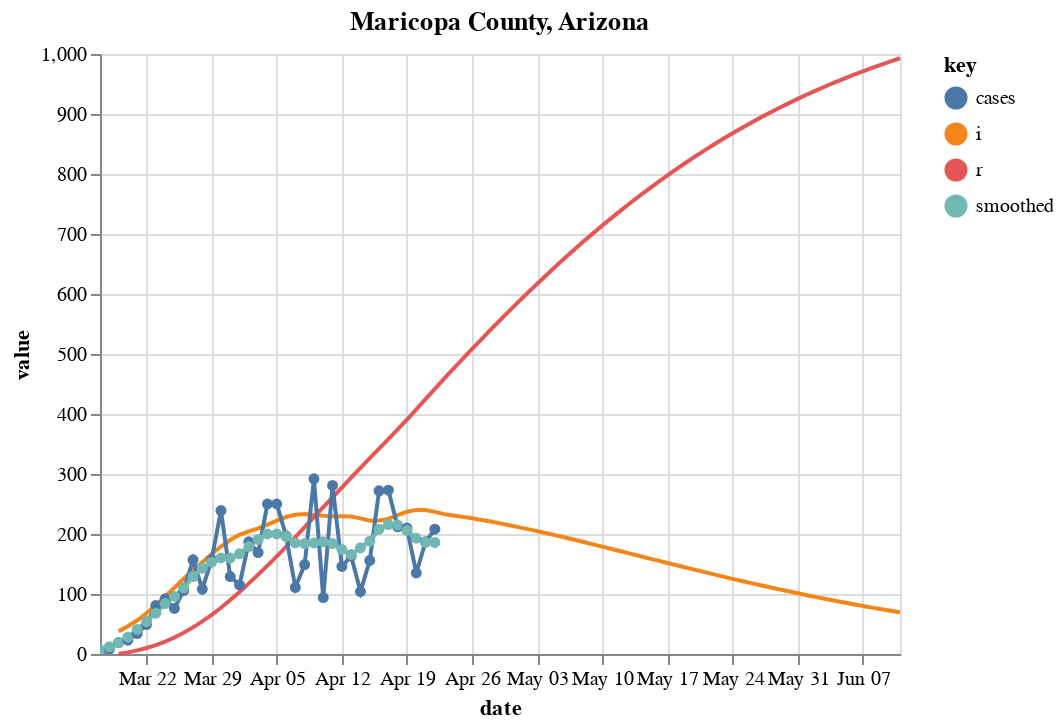

This figure's notebook cell:
### Code cell
fm = "prd_ets"
c = [county_state("Maricopa", "Arizona")]
sir_df = county_sir(c, horizon=50, forecast_method=fm, fudge_factor=2)

# Plot forecast
fig, axes = plt.subplots(nrows=1, ncols=1, figsize=(1200/72,400/72))
fig.set_facecolor('w')
plot_rt_fc(sir_df, axes, c, forecast_method=fm)
plot_actuals_sir(sir_df, str(c[0].county + " County, " + c[0].state))

### Figure 1 — Vega-Lite specification as saved in the notebook (floating-point values rounded to 4 significant figures)
{"config": {"view": {"continuousWidth": 400, "continuousHeight": 300}}, "layer": [{"mark": "line", "encoding": {"color": {"type": "nominal", "field": "key"}, "x": {"type": "temporal", "field": "date"}, "y": {"type": "quantitative", "field": "value"}}, "title": "Maricopa County, Arizona", "transform": [{"fold": ["i", "r"]}]}, {"mark": {"type": "line", "clip": true, "point": true}, "encoding": {"color": {"type": "nominal", "field": "key"}, "x": {"type": "temporal", "field": "date"}, "y": {"type": "quantitative", "field": "value"}}, "title": "Maricopa County, Arizona", "transform": [{"fold": ["cases", "smoothed"]}]}], "data": {"name": "data-83bf0827554e8de1c4bc9422c0d346d3"}, "$schema": "https://vega.github.io/schema/vega-lite/v4.8.1.json", "datasets": {"data-83bf0827554e8de1c4bc9422c0d346d3": [{"date_str": "2020-03-17", "ML": 3.0, "Low_75": 1.3, "High_75": 5.44, "cases": 2.0, "smoothed": 7.0, "date": "2020-03-17T00:00:00", "fcst": 0.0, "prd_lin": 3.111, "prd_spln": 13.21, "prd_ets": null, "prd_loess": 4.665, "s": null, "i": null, "r": null, "b": null}, {"date_str": "2020-03-18", "ML": 3.84, "Low_75": 2.23, "High_75": 5.58, "cases": 8.0, "smoothed": 12.0, "date": "2020-03-18T00:00:00", "fcst": 0.0, "prd_lin": 3.035, "prd_spln": 7.966, "prd_ets": null, "prd_loess": 4.377, "s": null, "i": null, "r": null, "b": null}, {"date_str": "2020-03-19", "ML": 4.03, "Low_75": 2.72, "High_75": 5.27, "cases": 19.0, "smoothed": 19.0, "date": "2020-03-19T00:00:00", "fcst": 0.0, "prd_lin": 2.958, "prd_spln": 5.847, "prd_ets": null, "prd_loess": 4.101, "s": 71850.0, "i": 38.0, "r": 0.0, "b": 4.006e-06}, {"date_str": "2020-03-20", "ML": 3.89, "Low_75": 2.85, "High_75": 4.83, "cases": 23.0, "smoothed": 28.0, "date": "2020-03-20T00:00:00", "fcst": 0.0, "prd_lin": 2.882, "prd_spln": 4.655, "prd_ets": 3.876, "prd_loess": 3.835, "s": 71840.0, "i": 46.22, "r": 2.714, "b": 4.006e-06}, {"date_str": "2020-03-21", "ML": 3.8, "Low_75": 2.92, "High_75": 4.52, "cases": 34.0, "smoothed": 41.0, "date": "2020-03-21T00:00:00", "fcst": 0.0, "prd_lin": 2.805, "prd_spln": 3.877, "prd_ets": 3.746, "prd_loess": 3.581, "s": 71820.0, "i": 56.23, "r": 6.016, "b": 3.868e-06}, {"date_str": "2020-03-22", "ML": 3.46, "Low_75": 2.76, "High_75": 4.09, "cases": 49.0, "smoothed": 54.0, "date": "2020-03-22T00:00:00", "fcst": 0.0, "prd_lin": 2.729, "prd_spln": 3.33, "prd_ets": 3.723, "prd_loess": 3.339, "s": 71810.0, "i": 67.83, "r": 10.03, "b": 3.779e-06}, {"date_str": "2020-03-23", "ML": 3.15, "Low_75": 2.51, "High_75": 3.67, "cases": 81.0, "smoothed": 68.0, "date": "2020-03-23T00:00:00", "fcst": 0.0, "prd_lin": 2.653, "prd_spln": 2.923, "prd_ets": 3.177, "prd_loess": 3.107, "s": 71790.0, "i": 81.39, "r": 14.88, "b": 3.442e-06}, {"date_str": "2020-03-24", "ML": 2.91, "Low_75": 2.33, "High_75": 3.37, "cases": 92.0, "smoothed": 84.0, "date": "2020-03-24T00:00:00", "fcst": 0.0, "prd_lin": 2.576, "prd_spln": 2.611, "prd_ets": 2.887, "prd_loess": 2.887, "s": 71770.0, "i": 95.69, "r": 20.69, "b": 3.134e-06}, {"date_str": "2020-03-25", "ML": 2.56, "Low_75": 2.02, "High_75": 2.98, "cases": 76.0, "smoothed": 96.0, "date": "2020-03-25T00:00:00", "fcst": 0.0, "prd_lin": 2.5, "prd_spln": 2.364, "prd_ets": 2.706, "prd_loess": 2.679, "s": 71750.0, "i": 110.4, "r": 27.53, "b": 2.896e-06}, {"date_str": "2020-03-26", "ML": 2.35, "Low_75": 1.85, "High_75": 2.75, "cases": 106.0, "smoothed": 110.0, "date": "2020-03-26T00:00:00", "fcst": 0.0, "prd_lin": 2.423, "prd_spln": 2.163, "prd_ets": 2.266, "prd_loess": 2.481, "s": 71730.0, "i": 125.4, "r": 35.41, "b": 2.549e-06}, {"date_str": "2020-03-27", "ML": 2.26, "Low_75": 1.81, "High_75": 2.66, "cases": 157.0, "smoothed": 129.0, "date": "2020-03-27T00:00:00", "fcst": 0.0, "prd_lin": 2.347, "prd_spln": 1.998, "prd_ets": 2.17, "prd_loess": 2.296, "s": 71700.0, "i": 139.4, "r": 44.37, "b": 2.34e-06}, {"date_str": "2020-03-28", "ML": 2.06, "Low_75": 1.59, "High_75": 2.41, "cases": 108.0, "smoothed": 143.0, "date": "2020-03-28T00:00:00", "fcst": 0.0, "prd_lin": 2.27, "prd_spln": 1.86, "prd_ets": 2.182, "prd_loess": 2.121, "s": 71680.0, "i": 152.8, "r": 54.33, "b": 2.251e-06}, {"date_str": "2020-03-29", "ML": 1.84, "Low_75": 1.4, "High_75": 2.19, "cases": 157.0, "smoothed": 153.0, "date": "2020-03-29T00:00:00", "fcst": 0.0, "prd_lin": 2.194, "prd_spln": 1.743, "prd_ets": 1.893, "prd_loess": 1.958, "s": 71660.0, "i": 166.6, "r": 65.24, "b": 2.053e-06}, {"date_str": "2020-03-30", "ML": 1.64, "Low_75": 1.23, "High_75": 2.0, "cases": 239.0, "smoothed": 160.0, "date": "2020-03-30T00:00:00", "fcst": 0.0, "prd_lin": 2.117, "prd_spln": 1.643, "prd_ets": 1.654, "prd_loess": 1.807, "s": 71630.0, "i": 179.2, "r": 77.14, "b": 1.834e-06}, {"date_str": "2020-03-31", "ML": 1.4, "Low_75": 1.01, "High_75": 1.77, "cases": 129.0, "smoothed": 160.0, "date": "2020-03-31T00:00:00", "fcst": 0.0, "prd_lin": 2.041, "prd_spln": 1.556, "prd_ets": 1.471, "prd_loess": 1.667, "s": 71610.0, "i": 189.9, "r": 89.94, "b": 1.635e-06}, {"date_str": "2020-04-01", "ML": 1.36, "Low_75": 0.95, "High_75": 1.71, "cases": 115.0, "smoothed": 167.0, "date": "2020-04-01T00:00:00", "fcst": 0.0, "prd_lin": 1.964, "prd_spln": 1.481, "prd_ets": 1.198, "prd_loess": 1.539, "s": 71580.0, "i": 198.6, "r": 103.5, "b": 1.397e-06}, {"date_str": "2020-04-02", "ML": 1.41, "Low_75": 1.0, "High_75": 1.75, "cases": 187.0, "smoothed": 179.0, "date": "2020-04-02T00:00:00", "fcst": 0.0, "prd_lin": 1.888, "prd_spln": 1.415, "prd_ets": 1.323, "prd_loess": 1.422, "s": 71570.0, "i": 204.3, "r": 117.7, "b": 1.357e-06}, {"date_str": "2020-04-03", "ML": 1.43, "Low_75": 1.01, "High_75": 1.75, "cases": 169.0, "smoothed": 191.0, "date": "2020-04-03T00:00:00", "fcst": 0.0, "prd_lin": 1.811, "prd_spln": 1.357, "prd_ets": 1.451, "prd_loess": 1.318, "s": 71550.0, "i": 209.5, "r": 132.3, "b": 1.407e-06}, {"date_str": "2020-04-04", "ML": 1.38, "Low_75": 0.97, "High_75": 1.7, "cases": 250.0, "smoothed": 200.0, "date": "2020-04-04T00:00:00", "fcst": 0.0, "prd_lin": 1.735, "prd_spln": 1.306, "prd_ets": 1.447, "prd_loess": 1.227, "s": 71520.0, "i": 215.6, "r": 147.2, "b": 1.428e-06}, {"date_str": "2020-04-05", "ML": 1.23, "Low_75": 0.82, "High_75": 1.54, "cases": 250.0, "smoothed": 200.0, "date": "2020-04-05T00:00:00", "fcst": 0.0, "prd_lin": 1.658, "prd_spln": 1.26, "prd_ets": 1.339, "prd_loess": 1.15, "s": 71500.0, "i": 222.3, "r": 162.7, "b": 1.378e-06}, {"date_str": "2020-04-06", "ML": 1.08, "Low_75": 0.68, "High_75": 1.4, "cases": 197.0, "smoothed": 196.0, "date": "2020-04-06T00:00:00", "fcst": 0.0, "prd_lin": 1.582, "prd_spln": 1.22, "prd_ets": 1.105, "prd_loess": 1.09, "s": 71480.0, "i": 228.3, "r": 178.5, "b": 1.229e-06}, {"date_str": "2020-04-07", "ML": 0.9, "Low_75": 0.48, "High_75": 1.21, "cases": 111.0, "smoothed": 185.0, "date": "2020-04-07T00:00:00", "fcst": 0.0, "prd_lin": 1.505, "prd_spln": 1.184, "prd_ets": 0.9532, "prd_loess": 1.038, "s": 71460.0, "i": 232.0, "r": 194.8, "b": 1.079e-06}, {"date_str": "2020-04-08", "ML": 0.92, "Low_75": 0.5, "High_75": 1.24, "cases": 149.0, "smoothed": 184.0, "date": "2020-04-08T00:00:00", "fcst": 0.0, "prd_lin": 1.429, "prd_spln": 1.151, "prd_ets": 0.7483, "prd_loess": 0.9923, "s": 71440.0, "i": 233.4, "r": 211.4, "b": 8.996e-07}, {"date_str": "2020-04-09", "ML": 0.96, "Low_75": 0.55, "High_75": 1.29, "cases": 292.0, "smoothed": 185.0, "date": "2020-04-09T00:00:00", "fcst": 0.0, "prd_lin": 1.352, "prd_spln": 1.121, "prd_ets": 0.9336, "prd_loess": 0.9526, "s": 71430.0, "i": 231.7, "r": 228.1, "b": 9.198e-07}, {"date_str": "2020-04-10", "ML": 1.0, "Low_75": 0.59, "High_75": 1.33, "cases": 94.0, "smoothed": 187.0, "date": "2020-04-10T00:00:00", "fcst": 0.0, "prd_lin": 1.276, "prd_spln": 1.094, "prd_ets": 0.9934, "prd_loess": 0.9201, "s": 71410.0, "i": 230.4, "r": 244.6, "b": 9.6e-07}, {"date_str": "2020-04-11", "ML": 0.96, "Low_75": 0.55, "High_75": 1.29, "cases": 281.0, "smoothed": 184.0, "date": "2020-04-11T00:00:00", "fcst": 0.0, "prd_lin": 1.199, "prd_spln": 1.069, "prd_ets": 1.034, "prd_loess": 0.8953, "s": 71400.0, "i": 229.7, "r": 261.1, "b": 1e-06}, {"date_str": "2020-04-12", "ML": 0.82, "Low_75": 0.43, "High_75": 1.17, "cases": 146.0, "smoothed": 174.0, "date": "2020-04-12T00:00:00", "fcst": 0.0, "prd_lin": 1.123, "prd_spln": 1.046, "prd_ets": 0.9275, "prd_loess": 0.8787, "s": 71380.0, "i": 229.7, "r": 277.5, "b": 9.604e-07}, {"date_str": "2020-04-13", "ML": 0.76, "Low_75": 0.35, "High_75": 1.1, "cases": 163.0, "smoothed": 166.0, "date": "2020-04-13T00:00:00", "fcst": 0.0, "prd_lin": 1.046, "prd_spln": 1.024, "prd_ets": 0.7033, "prd_loess": 0.8704, "s": 71360.0, "i": 229.0, "r": 293.9, "b": 8.206e-07}, {"date_str": "2020-04-14", "ML": 1.02, "Low_75": 0.61, "High_75": 1.37, "cases": 104.0, "smoothed": 177.0, "date": "2020-04-14T00:00:00", "fcst": 0.0, "prd_lin": 0.9699, "prd_spln": 1.004, "prd_ets": 0.708, "prd_loess": 0.8709, "s": 71350.0, "i": 226.1, "r": 310.3, "b": 7.607e-07}, {"date_str": "2020-04-15", "ML": 1.17, "Low_75": 0.76, "High_75": 1.51, "cases": 156.0, "smoothed": 188.0, "date": "2020-04-15T00:00:00", "fcst": 0.0, "prd_lin": 0.8934, "prd_spln": 0.9849, "prd_ets": 1.234, "prd_loess": 0.8801, "s": 71340.0, "i": 222.2, "r": 326.4, "b": 1.021e-06}, {"date_str": "2020-04-16", "ML": 1.39, "Low_75": 0.98, "High_75": 1.71, "cases": 272.0, "smoothed": 208.0, "date": "2020-04-16T00:00:00", "fcst": 0.0, "prd_lin": 0.8169, "prd_spln": 0.967, "prd_ets": 1.299, "prd_loess": 0.8982, "s": 71320.0, "i": 222.5, "r": 342.3, "b": 1.171e-06}, {"date_str": "2020-04-17", "ML": 1.34, "Low_75": 0.95, "High_75": 1.66, "cases": 273.0, "smoothed": 216.0, "date": "2020-04-17T00:00:00", "fcst": 0.0, "prd_lin": 0.7404, "prd_spln": 0.9501, "prd_ets": 1.575, "prd_loess": 0.9252, "s": 71300.0, "i": 225.2, "r": 358.2, "b": 1.392e-06}, {"date_str": "2020-04-18", "ML": 1.18, "Low_75": 0.81, "High_75": 1.51, "cases": 212.0, "smoothed": 215.0, "date": "2020-04-18T00:00:00", "fcst": 0.0, "prd_lin": 0.664, "prd_spln": 0.9339, "prd_ets": 1.302, "prd_loess": 0.9611, "s": 71280.0, "i": 231.5, "r": 374.3, "b": 1.342e-06}, {"date_str": "2020-04-19", "ML": 0.99, "Low_75": 0.63, "High_75": 1.33, "cases": 210.0, "smoothed": 206.0, "date": "2020-04-19T00:00:00", "fcst": 0.0, "prd_lin": 0.5875, "prd_spln": 0.9186, "prd_ets": 1.047, "prd_loess": 1.006, "s": 71260.0, "i": 237.1, "r": 390.8, "b": 1.182e-06}, {"date_str": "2020-04-20", "ML": 0.82, "Low_75": 0.44, "High_75": 1.15, "cases": 135.0, "smoothed": 193.0, "date": "2020-04-20T00:00:00", "fcst": 0.0, "prd_lin": 0.511, "prd_spln": 0.9038, "prd_ets": 0.8299, "prd_loess": 1.06, "s": 71240.0, "i": 240.1, "r": 407.7, "b": 9.924e-07}, {"date_str": "2020-04-21", "ML": 0.78, "Low_75": 0.37, "High_75": 1.1, "cases": 187.0, "smoothed": 186.0, "date": "2020-04-21T00:00:00", "fcst": 0.0, "prd_lin": 0.4345, "prd_spln": 0.8896, "prd_ets": 0.676, "prd_loess": 1.122, "s": 71220.0, "i": 240.0, "r": 424.9, "b": 8.222e-07}, {"date_str": "2020-04-22", "ML": 0.86, "Low_75": 0.45, "High_75": 1.19, "cases": 208.0, "smoothed": 186.0, "date": "2020-04-22T00:00:00", "fcst": 0.0, "prd_lin": 0.197, "prd_spln": 0.876, "prd_ets": 0.744, "prd_loess": 1.193, "s": 71210.0, "i": 236.9, "r": 442.0, "b": 7.823e-07}, {"date_str": "2020-04-23", "ML": null, "Low_75": null, "High_75": null, "cases": null, "smoothed": null, "date": "2020-04-23T00:00:00", "fcst": 1.0, "prd_lin": 0.1799, "prd_spln": 0.8628, "prd_ets": 0.9256, "prd_loess": 1.273, "s": 71190.0, "i": 233.2, "r": 458.9, "b": 8.627e-07}, {"date_str": "2020-04-24", "ML": null, "Low_75": null, "High_75": null, "cases": null, "smoothed": null, "date": "2020-04-24T00:00:00", "fcst": 1.0, "prd_lin": 0.163, "prd_spln": 0.85, "prd_ets": 0.9813, "prd_loess": 1.362, "s": 71180.0, "i": 230.8, "r": 475.6, "b": 8.656e-07}, {"date_str": "2020-04-25", "ML": null, "Low_75": null, "High_75": null, "cases": null, "smoothed": null, "date": "2020-04-25T00:00:00", "fcst": 1.0, "prd_lin": 0.1462, "prd_spln": 0.8377, "prd_ets": 1.028, "prd_loess": 1.459, "s": 71170.0, "i": 228.6, "r": 492.1, "b": 8.53e-07}, {"date_str": "2020-04-26", "ML": null, "Low_75": null, "High_75": null, "cases": null, "smoothed": null, "date": "2020-04-26T00:00:00", "fcst": 1.0, "prd_lin": 0.1297, "prd_spln": 0.8257, "prd_ets": 1.069, "prd_loess": 1.565, "s": 71150.0, "i": 226.1, "r": 508.4, "b": 8.408e-07}, {"date_str": "2020-04-27", "ML": null, "Low_75": null, "High_75": null, "cases": null, "smoothed": null, "date": "2020-04-27T00:00:00", "fcst": 1.0, "prd_lin": 0.1136, "prd_spln": 0.8141, "prd_ets": 1.103, "prd_loess": 1.68, "s": 71140.0, "i": 223.5, "r": 524.6, "b": 8.289e-07}, {"date_str": "2020-04-28", "ML": null, "Low_75": null, "High_75": null, "cases": null, "smoothed": null, "date": "2020-04-28T00:00:00", "fcst": 1.0, "prd_lin": 0.09792, "prd_spln": 0.8028, "prd_ets": 1.131, "prd_loess": 1.804, "s": 71130.0, "i": 220.7, "r": 540.5, "b": 8.174e-07}, {"date_str": "2020-04-29", "ML": null, "Low_75": null, "High_75": null, "cases": null, "smoothed": null, "date": "2020-04-29T00:00:00", "fcst": 1.0, "prd_lin": 0.08283, "prd_spln": 0.7919, "prd_ets": 1.156, "prd_loess": 1.937, "s": 71110.0, "i": 217.8, "r": 556.3, "b": 8.062e-07}, {"date_str": "2020-04-30", "ML": null, "Low_75": null, "High_75": null, "cases": null, "smoothed": null, "date": "2020-04-30T00:00:00", "fcst": 1.0, "prd_lin": 0.06838, "prd_spln": 0.7813, "prd_ets": 1.177, "prd_loess": 2.079, "s": 71100.0, "i": 214.7, "r": 571.8, "b": 7.954e-07}, {"date_str": "2020-05-01", "ML": null, "Low_75": null, "High_75": null, "cases": null, "smoothed": null, "date": "2020-05-01T00:00:00", "fcst": 1.0, "prd_lin": 0.05468, "prd_spln": 0.7709, "prd_ets": 1.194, "prd_loess": 2.229, "s": 71090.0, "i": 211.5, "r": 587.2, "b": 7.849e-07}, {"date_str": "2020-05-02", "ML": null, "Low_75": null, "High_75": null, "cases": null, "smoothed": null, "date": "2020-05-02T00:00:00", "fcst": 1.0, "prd_lin": 0.04182, "prd_spln": 0.7609, "prd_ets": 1.209, "prd_loess": 2.389, "s": 71080.0, "i": 208.2, "r": 602.3, "b": 7.746e-07}, {"date_str": "2020-05-03", "ML": null, "Low_75": null, "High_75": null, "cases": null, "smoothed": null, "date": "2020-05-03T00:00:00", "fcst": 1.0, "prd_lin": 0.02989, "prd_spln": 0.7511, "prd_ets": 1.222, "prd_loess": 2.557, "s": 71070.0, "i": 204.8, "r": 617.2, "b": 7.647e-07}, {"date_str": "2020-05-04", "ML": null, "Low_75": null, "High_75": null, "cases": null, "smoothed": null, "date": "2020-05-04T00:00:00", "fcst": 1.0, "prd_lin": 0.01898, "prd_spln": 0.7416, "prd_ets": 1.233, "prd_loess": 2.735, "s": 71050.0, "i": 201.3, "r": 631.8, "b": 7.549e-07}, {"date_str": "2020-05-05", "ML": null, "Low_75": null, "High_75": null, "cases": null, "smoothed": null, "date": "2020-05-05T00:00:00", "fcst": 1.0, "prd_lin": 0.009191, "prd_spln": 0.7323, "prd_ets": 1.242, "prd_loess": 2.921, "s": 71040.0, "i": 197.7, "r": 646.2, "b": 7.455e-07}, {"date_str": "2020-05-06", "ML": null, "Low_75": null, "High_75": null, "cases": null, "smoothed": null, "date": "2020-05-06T00:00:00", "fcst": 1.0, "prd_lin": 0.0006119, "prd_spln": 0.7232, "prd_ets": 1.25, "prd_loess": 3.117, "s": 71030.0, "i": 194.1, "r": 660.3, "b": 7.363e-07}, {"date_str": "2020-05-07", "ML": null, "Low_75": null, "High_75": null, "cases": null, "smoothed": null, "date": "2020-05-07T00:00:00", "fcst": 1.0, "prd_lin": -0.006663, "prd_spln": 0.7144, "prd_ets": 1.256, "prd_loess": 3.322, "s": 71020.0, "i": 190.3, "r": 674.1, "b": 7.273e-07}, {"date_str": "2020-05-08", "ML": null, "Low_75": null, "High_75": null, "cases": null, "smoothed": null, "date": "2020-05-08T00:00:00", "fcst": 1.0, "prd_lin": -0.01254, "prd_spln": 0.7058, "prd_ets": 1.262, "prd_loess": 3.536, "s": 71010.0, "i": 186.6, "r": 687.7, "b": 7.185e-07}, {"date_str": "2020-05-09", "ML": null, "Low_75": null, "High_75": null, "cases": null, "smoothed": null, "date": "2020-05-09T00:00:00", "fcst": 1.0, "prd_lin": -0.01693, "prd_spln": 0.6974, "prd_ets": 1.266, "prd_loess": 3.759, "s": 71000.0, "i": 182.8, "r": 701.1, "b": 7.099e-07}, {"date_str": "2020-05-10", "ML": null, "Low_75": null, "High_75": null, "cases": null, "smoothed": null, "date": "2020-05-10T00:00:00", "fcst": 1.0, "prd_lin": -0.01983, "prd_spln": 0.6891, "prd_ets": 1.27, "prd_loess": 3.991, "s": 70990.0, "i": 178.9, "r": 714.1, "b": 7.015e-07}, {"date_str": "2020-05-11", "ML": null, "Low_75": null, "High_75": null, "cases": null, "smoothed": null, "date": "2020-05-11T00:00:00", "fcst": 1.0, "prd_lin": -0.02136, "prd_spln": 0.6811, "prd_ets": 1.274, "prd_loess": 4.233, "s": 70990.0, "i": 175.1, "r": 726.9, "b": 6.934e-07}, {"date_str": "2020-05-12", "ML": null, "Low_75": null, "High_75": null, "cases": null, "smoothed": null, "date": "2020-05-12T00:00:00", "fcst": 1.0, "prd_lin": -0.02166, "prd_spln": 0.6732, "prd_ets": 1.277, "prd_loess": 4.484, "s": 70980.0, "i": 171.2, "r": 739.4, "b": 6.854e-07}, {"date_str": "2020-05-13", "ML": null, "Low_75": null, "High_75": null, "cases": null, "smoothed": null, "date": "2020-05-13T00:00:00", "fcst": 1.0, "prd_lin": -0.02088, "prd_spln": 0.6656, "prd_ets": 1.279, "prd_loess": 4.744, "s": 70970.0, "i": 167.3, "r": 751.6, "b": 6.775e-07}, {"date_str": "2020-05-14", "ML": null, "Low_75": null, "High_75": null, "cases": null, "smoothed": null, "date": "2020-05-14T00:00:00", "fcst": 1.0, "prd_lin": -0.01915, "prd_spln": 0.658, "prd_ets": 1.281, "prd_loess": 5.013, "s": 70960.0, "i": 163.4, "r": 763.6, "b": 6.699e-07}, {"date_str": "2020-05-15", "ML": null, "Low_75": null, "High_75": null, "cases": null, "smoothed": null, "date": "2020-05-15T00:00:00", "fcst": 1.0, "prd_lin": -0.01662, "prd_spln": 0.6507, "prd_ets": 1.283, "prd_loess": 5.292, "s": 70950.0, "i": 159.5, "r": 775.2, "b": 6.624e-07}, {"date_str": "2020-05-16", "ML": null, "Low_75": null, "High_75": null, "cases": null, "smoothed": null, "date": "2020-05-16T00:00:00", "fcst": 1.0, "prd_lin": -0.01341, "prd_spln": 0.6435, "prd_ets": 1.285, "prd_loess": 5.58, "s": 70940.0, "i": 155.6, "r": 786.6, "b": 6.55e-07}, {"date_str": "2020-05-17", "ML": null, "Low_75": null, "High_75": null, "cases": null, "smoothed": null, "date": "2020-05-17T00:00:00", "fcst": 1.0, "prd_lin": -0.009678, "prd_spln": 0.6364, "prd_ets": 1.286, "prd_loess": 5.877, "s": 70940.0, "i": 151.7, "r": 797.8, "b": 6.479e-07}, {"date_str": "2020-05-18", "ML": null, "Low_75": null, "High_75": null, "cases": null, "smoothed": null, "date": "2020-05-18T00:00:00", "fcst": 1.0, "prd_lin": -0.005557, "prd_spln": 0.6295, "prd_ets": 1.287, "prd_loess": 6.184, "s": 70930.0, "i": 147.8, "r": 808.6, "b": 6.408e-07}, {"date_str": "2020-05-19", "ML": null, "Low_75": null, "High_75": null, "cases": null, "smoothed": null, "date": "2020-05-19T00:00:00", "fcst": 1.0, "prd_lin": -0.001187, "prd_spln": 0.6227, "prd_ets": 1.288, "prd_loess": 6.5, "s": 70920.0, "i": 144.0, "r": 819.1, "b": 6.339e-07}, {"date_str": "2020-05-20", "ML": null, "Low_75": null, "High_75": null, "cases": null, "smoothed": null, "date": "2020-05-20T00:00:00", "fcst": 1.0, "prd_lin": 0.003293, "prd_spln": 0.6161, "prd_ets": 1.289, "prd_loess": 6.826, "s": 70920.0, "i": 140.2, "r": 829.4, "b": 6.272e-07}, {"date_str": "2020-05-21", "ML": null, "Low_75": null, "High_75": null, "cases": null, "smoothed": null, "date": "2020-05-21T00:00:00", "fcst": 1.0, "prd_lin": 0.007743, "prd_spln": 0.6096, "prd_ets": 1.289, "prd_loess": 7.161, "s": 70910.0, "i": 136.4, "r": 839.4, "b": 6.205e-07}, {"date_str": "2020-05-22", "ML": null, "Low_75": null, "High_75": null, "cases": null, "smoothed": null, "date": "2020-05-22T00:00:00", "fcst": 1.0, "prd_lin": 0.01202, "prd_spln": 0.6032, "prd_ets": 1.29, "prd_loess": 7.506, "s": 70910.0, "i": 132.7, "r": 849.2, "b": 6.14e-07}, {"date_str": "2020-05-23", "ML": null, "Low_75": null, "High_75": null, "cases": null, "smoothed": null, "date": "2020-05-23T00:00:00", "fcst": 1.0, "prd_lin": 0.01599, "prd_spln": 0.5969, "prd_ets": 1.29, "prd_loess": 7.86, "s": 70900.0, "i": 129.0, "r": 858.7, "b": 6.076e-07}, {"date_str": "2020-05-24", "ML": null, "Low_75": null, "High_75": null, "cases": null, "smoothed": null, "date": "2020-05-24T00:00:00", "fcst": 1.0, "prd_lin": 0.01952, "prd_spln": 0.5907, "prd_ets": 1.291, "prd_loess": 8.223, "s": 70890.0, "i": 125.3, "r": 867.9, "b": 6.013e-07}, {"date_str": "2020-05-25", "ML": null, "Low_75": null, "High_75": null, "cases": null, "smoothed": null, "date": "2020-05-25T00:00:00", "fcst": 1.0, "prd_lin": 0.02245, "prd_spln": 0.5847, "prd_ets": 1.291, "prd_loess": 8.596, "s": 70890.0, "i": 121.7, "r": 876.8, "b": 5.952e-07}, {"date_str": "2020-05-26", "ML": null, "Low_75": null, "High_75": null, "cases": null, "smoothed": null, "date": "2020-05-26T00:00:00", "fcst": 1.0, "prd_lin": 0.02467, "prd_spln": 0.5788, "prd_ets": 1.291, "prd_loess": 8.979, "s": 70880.0, "i": 118.1, "r": 885.5, "b": 5.891e-07}, {"date_str": "2020-05-27", "ML": null, "Low_75": null, "High_75": null, "cases": null, "smoothed": null, "date": "2020-05-27T00:00:00", "fcst": 1.0, "prd_lin": 0.02614, "prd_spln": 0.5729, "prd_ets": 1.292, "prd_loess": 9.371, "s": 70880.0, "i": 114.6, "r": 893.9, "b": 5.832e-07}, {"date_str": "2020-05-28", "ML": null, "Low_75": null, "High_75": null, "cases": null, "smoothed": null, "date": "2020-05-28T00:00:00", "fcst": 1.0, "prd_lin": 0.02691, "prd_spln": 0.5672, "prd_ets": 1.292, "prd_loess": 9.773, "s": 70870.0, "i": 111.2, "r": 902.1, "b": 5.774e-07}, {"date_str": "2020-05-29", "ML": null, "Low_75": null, "High_75": null, "cases": null, "smoothed": null, "date": "2020-05-29T00:00:00", "fcst": 1.0, "prd_lin": 0.02704, "prd_spln": 0.5616, "prd_ets": 1.292, "prd_loess": 10.18, "s": 70870.0, "i": 107.8, "r": 910.1, "b": 5.716e-07}, {"date_str": "2020-05-30", "ML": null, "Low_75": null, "High_75": null, "cases": null, "smoothed": null, "date": "2020-05-30T00:00:00", "fcst": 1.0, "prd_lin": 0.02656, "prd_spln": 0.556, "prd_ets": 1.292, "prd_loess": 10.6, "s": 70860.0, "i": 104.5, "r": 917.8, "b": 5.66e-07}, {"date_str": "2020-05-31", "ML": null, "Low_75": null, "High_75": null, "cases": null, "smoothed": null, "date": "2020-05-31T00:00:00", "fcst": 1.0, "prd_lin": 0.02552, "prd_spln": 0.5506, "prd_ets": 1.292, "prd_loess": 11.04, "s": 70860.0, "i": 101.2, "r": 925.2, "b": 5.604e-07}, {"date_str": "2020-06-01", "ML": null, "Low_75": null, "High_75": null, "cases": null, "smoothed": null, "date": "2020-06-01T00:00:00", "fcst": 1.0, "prd_lin": 0.02397, "prd_spln": 0.5452, "prd_ets": 1.292, "prd_loess": 11.48, "s": 70860.0, "i": 97.97, "r": 932.5, "b": 5.55e-07}, {"date_str": "2020-06-02", "ML": null, "Low_75": null, "High_75": null, "cases": null, "smoothed": null, "date": "2020-06-02T00:00:00", "fcst": 1.0, "prd_lin": 0.02196, "prd_spln": 0.5399, "prd_ets": 1.292, "prd_loess": 11.92, "s": 70850.0, "i": 94.83, "r": 939.5, "b": 5.496e-07}, {"date_str": "2020-06-03", "ML": null, "Low_75": null, "High_75": null, "cases": null, "smoothed": null, "date": "2020-06-03T00:00:00", "fcst": 1.0, "prd_lin": 0.01953, "prd_spln": 0.5348, "prd_ets": 1.293, "prd_loess": 12.38, "s": 70850.0, "i": 91.75, "r": 946.2, "b": 5.443e-07}, {"date_str": "2020-06-04", "ML": null, "Low_75": null, "High_75": null, "cases": null, "smoothed": null, "date": "2020-06-04T00:00:00", "fcst": 1.0, "prd_lin": 0.01673, "prd_spln": 0.5297, "prd_ets": 1.293, "prd_loess": 12.85, "s": 70850.0, "i": 88.73, "r": 952.8, "b": 5.391e-07}, {"date_str": "2020-06-05", "ML": null, "Low_75": null, "High_75": null, "cases": null, "smoothed": null, "date": "2020-06-05T00:00:00", "fcst": 1.0, "prd_lin": 0.0136, "prd_spln": 0.5246, "prd_ets": 1.293, "prd_loess": 13.33, "s": 70840.0, "i": 85.78, "r": 959.1, "b": 5.34e-07}, {"date_str": "2020-06-06", "ML": null, "Low_75": null, "High_75": null, "cases": null, "smoothed": null, "date": "2020-06-06T00:00:00", "fcst": 1.0, "prd_lin": 0.01019, "prd_spln": 0.5197, "prd_ets": 1.293, "prd_loess": 13.82, "s": 70840.0, "i": 82.9, "r": 965.3, "b": 5.29e-07}, {"date_str": "2020-06-07", "ML": null, "Low_75": null, "High_75": null, "cases": null, "smoothed": null, "date": "2020-06-07T00:00:00", "fcst": 1.0, "prd_lin": 0.006552, "prd_spln": 0.5148, "prd_ets": 1.293, "prd_loess": 14.32, "s": 70840.0, "i": 80.08, "r": 971.2, "b": 5.24e-07}, {"date_str": "2020-06-08", "ML": null, "Low_75": null, "High_75": null, "cases": null, "smoothed": null, "date": "2020-06-08T00:00:00", "fcst": 1.0, "prd_lin": 0.002726, "prd_spln": 0.51, "prd_ets": 1.293, "prd_loess": 14.83, "s": 70830.0, "i": 77.34, "r": 976.9, "b": 5.191e-07}, {"date_str": "2020-06-09", "ML": null, "Low_75": null, "High_75": null, "cases": null, "smoothed": null, "date": "2020-06-09T00:00:00", "fcst": 1.0, "prd_lin": -0.001238, "prd_spln": 0.5053, "prd_ets": 1.293, "prd_loess": 15.34, "s": 70830.0, "i": 74.66, "r": 982.4, "b": 5.143e-07}, {"date_str": "2020-06-10", "ML": null, "Low_75": null, "High_75": null, "cases": null, "smoothed": null, "date": "2020-06-10T00:00:00", "fcst": 1.0, "prd_lin": -0.005296, "prd_spln": 0.5007, "prd_ets": 1.293, "prd_loess": 15.87, "s": 70830.0, "i": 72.04, "r": 987.8, "b": 5.096e-07}, {"date_str": "2020-06-11", "ML": null, "Low_75": null, "High_75": null, "cases": null, "smoothed": null, "date": "2020-06-11T00:00:00", "fcst": 1.0, "prd_lin": -0.0094, "prd_spln": 0.4961, "prd_ets": 1.293, "prd_loess": 16.41, "s": 70820.0, "i": 69.5, "r": 992.9, "b": 5.049e-07}]}}
